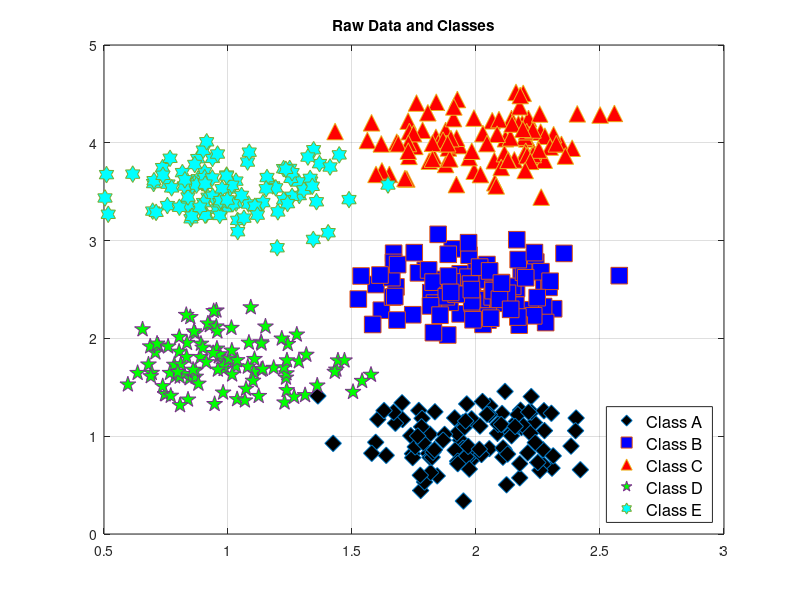

Reproduce this figure in MATLAB. (Note: this script raises an error after producing the figure.)
close all;
clear all;
clc;

%------------------------------------------------
%                 Generate Classes
%------------------------------------------------
% number of samples of each class
s = 100;

% Covariance
Sigma=[0.05 0.05];

A=mvnrnd([2,1],Sigma,s);
B=mvnrnd([2,2.5],Sigma,s);
C=mvnrnd([2,4],Sigma,s);
D=mvnrnd([1,1.75],Sigma,s);
E=mvnrnd([1,3.5],Sigma,s);

p = [A; B; C; D; E];
t = [ones(1,size(A,2)); 2*ones(1,size(B,2)); 3*ones(1,size(C,2)); 4*ones(1,size(D,2)); 5*ones(1,size(E,2))];


%------------------------------------------------
%                   Plot Data
%------------------------------------------------

i_fig = 1;

figure(i_fig)
plot(A(:,1),A(:,2),'d','MarkerFaceColor','black','MarkerSize',12),
hold on
plot(B(:,1),B(:,2),'s','MarkerFaceColor','blue','MarkerSize',12),
hold on
plot(C(:,1),C(:,2),'^','MarkerFaceColor','red','MarkerSize',12),
hold on
plot(D(:,1),D(:,2),'p','MarkerFaceColor','green','MarkerSize',12),
hold on
plot(E(:,1),E(:,2),'h','MarkerFaceColor','cyan','MarkerSize',12),
grid on
title('Raw Data and Classes'),
legend('Class A','Class B','Class C','Class D','Class E','FontSize',12,'Location','southeast'),
saveas(figure(i_fig), "Graph_" + i_fig + ".jpg");
close(figure(i_fig));
i_fig = i_fig + 1;


%------------------------------------------------
%              K-Means Calculations
%------------------------------------------------

for k = 2:10

    % Plots data points in the background
    figure(i_fig);
    plot(A(:,1),A(:,2),'d','MarkerFaceColor','black','MarkerSize',6),
    hold on
    plot(B(:,1),B(:,2),'s','MarkerFaceColor','blue','MarkerSize',6),
    hold on
    plot(C(:,1),C(:,2),'^','MarkerFaceColor','red','MarkerSize',6),
    hold on
    plot(D(:,1),D(:,2),'p','MarkerFaceColor','green','MarkerSize',6),
    hold on
    plot(E(:,1),E(:,2),'h','MarkerFaceColor','cyan','MarkerSize',6),
    hold on
    grid on

    % 
    [idx, centroids] = kmeans(p, k);

    % graph_color = {'k','b','r','g','m','c','y','color 1','color 2','color 3'};
    cmap = colormap(colorcube(11));

    for clusters = 1:k    
        % Find specific cluster and points
        curr_cluster = find(idx == clusters);
        p_i = p(curr_cluster,:);

        % Plot Cluster
        plot(p_i(:,1), p_i(:,2),'o','color',cmap(clusters,:),'MarkerSize',12,'LineWidth',2);
        hold on

        % Plot Cluster Centroid
        plot(centroids(clusters,1),centroids(clusters,2),'wx','MarkerSize',12,'LineWidth',6);
        hold on
        plot(centroids(clusters,1),centroids(clusters,2),'x','color',cmap(clusters,:),'MarkerSize',10,'LineWidth',3);

    end

    title(k + " K-Clusters");
    saveas(figure(i_fig), "Graph_" + i_fig + ".jpg");
    close(figure(i_fig));
    i_fig = i_fig + 1;
end

